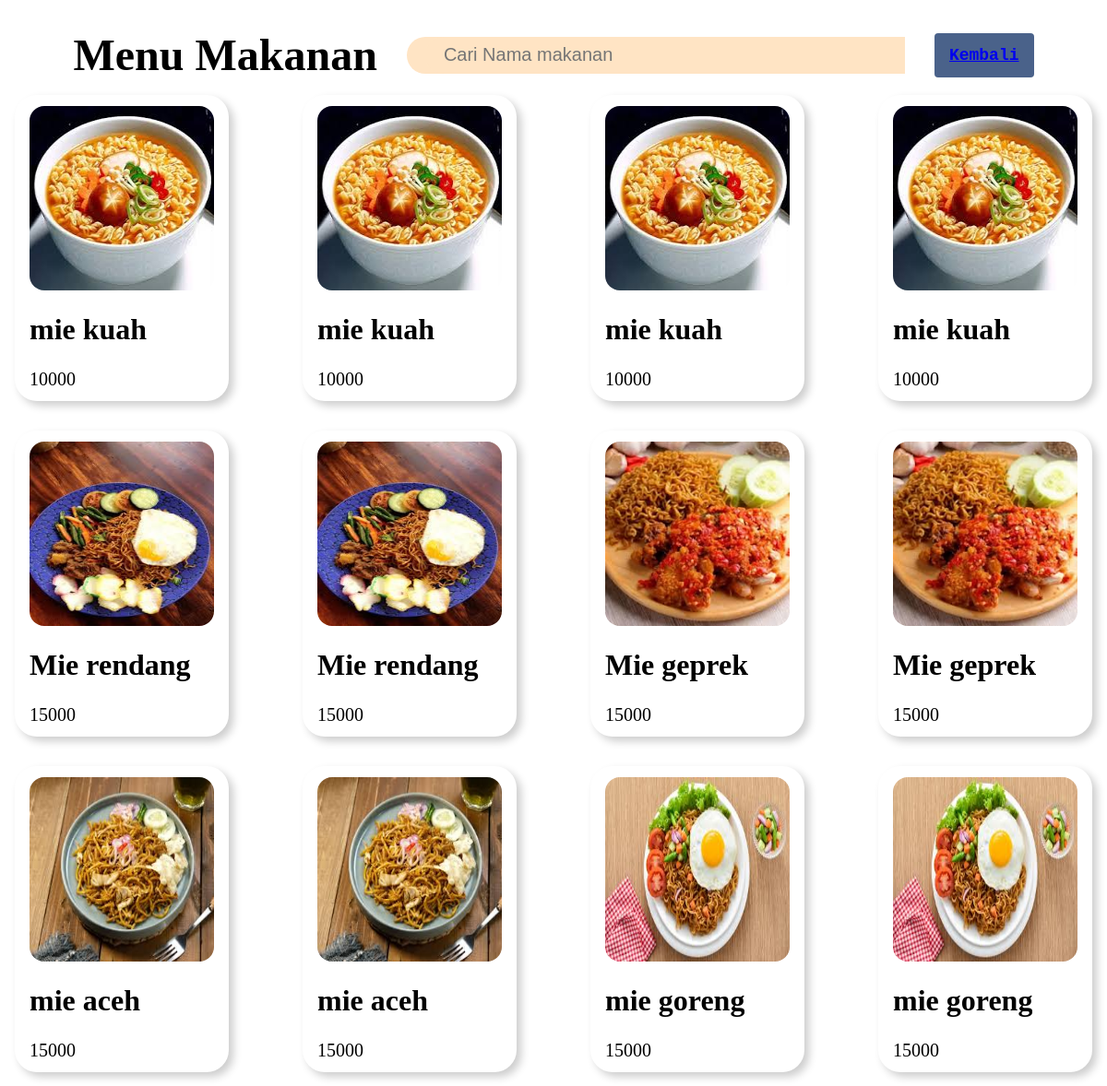
Screenshot of /makanan.php (signed in) with the database file from the repository.
### tables this page shows
CREATE TABLE `makanan` (
  `id` int(11) NOT NULL,
  `nama` varchar(50) NOT NULL,
  `harga` int(50) NOT NULL,
  `gambar` varchar(255) DEFAULT NULL
);

### makanan.php (the view, shortened to what this page needs)
<?php
  require "koneksi.php";
  $sql = mysqli_query($conn, "SELECT * FROM makanan");
  $menu_makanan = [];
  while ($row = mysqli_fetch_assoc($sql)) {
      $menu_makanan[] = $row;
  }
?>
<!DOCTYPE html>
<html lang="en">
<head>
  <link rel="stylesheet" href="https://cdnjs.cloudflare.com/ajax/libs/font-awesome/6.6.0/css/all.min.css" />
  <link rel="stylesheet" href="css/menu1.css">
<body>
  <header>
    <h2>Menu Makanan</h2>
    <search>
        <form action="" method="GET" class="search_bar_menu">
          <input type="text" name="search" placeholder="Cari Nama makanan"
          class="search-input-mahasiswa" />
        </form>
      </search>
    <div class="button">
      <a href="home.php">Kembali</a>
    </div>
  </header>
  <div class="products">
      <?php $i = 1; foreach($menu_makanan as $makanan) : ?>
      <div class="product">
        <img src="uploads/<?php echo $makanan['gambar']; ?>" alt="makanan"  >
        <h2><?php echo $makanan['nama'] ?></h2>
        <h3><?php echo $makanan['harga'] ?></</h3>
      </div>
      <?php $i++; endforeach ?>
    </div>
</body>
</html>

### css/menu1.css (style rules this page uses)
* { margin: 0; padding: 0; overflow: hidden; }
body { height: 100vh; }
.button { align-items: center; background-color: #4A628A; border-radius: 4px; border-width: 0; box-sizing: border-box; color: white; cursor: pointer; display: inline-flex; font-family: "JetBrains Mono", monospace; height: 48px; line-height: 1; list-style: none; padding-left: 16px; padding-right: 16px; position: relative; transition: .15s; font-size: 18px; }
header { margin-top: 2rem; display: flex; align-items: center; justify-content: center; font-size: 2rem; font-weight: bold; text-align: center; gap: 2rem; }
.products { display: flex; width: 100%; flex-direction: row; justify-content: space-between; align-items: center; padding-right: 1rem; flex-wrap: wrap; }
.product { width: fit-content; padding: 0.75rem 1rem; display: flex; flex-direction: column; align-items: start; gap: 1.5rem; box-shadow: 5px 5px 10px rgba(0, 0, 0, 0.2); border-radius: 24px; height: fit-content; margin: 1rem; }
.product img { width: 200px; border-radius: 16px; height: 200px; background-size: cover; background-position: center; }
.product h2 { font-size: 2rem; font-weight: bold; }
.product h3 { font-size: 1.25rem; font-weight: 500; }
.search_bar_menu, .search-input-mahasiswa { border: 0; border-top-left-radius: 25px; border-bottom-left-radius: 25px; height: 40px; width: 500px; padding-left: 20px; padding-right: 20px; font-size: 20px; outline: none; background-color: bisque; }

### rows the page displays
makanan: gambar (picture), nama "mie kuah", harga "10000"
makanan: gambar (picture), nama "mie kuah", harga "10000"
makanan: gambar (picture), nama "mie kuah", harga "10000"
makanan: gambar (picture), nama "mie kuah", harga "10000"
makanan: gambar (picture), nama "Mie rendang", harga "15000"
makanan: gambar (picture), nama "Mie rendang", harga "15000"
makanan: gambar (picture), nama "Mie geprek", harga "15000"
makanan: gambar (picture), nama "Mie geprek", harga "15000"
makanan: gambar (picture), nama "mie aceh", harga "15000"
makanan: gambar (picture), nama "mie aceh", harga "15000"
makanan: gambar (picture), nama "mie goreng", harga "15000"
makanan: gambar (picture), nama "mie goreng", harga "15000"
